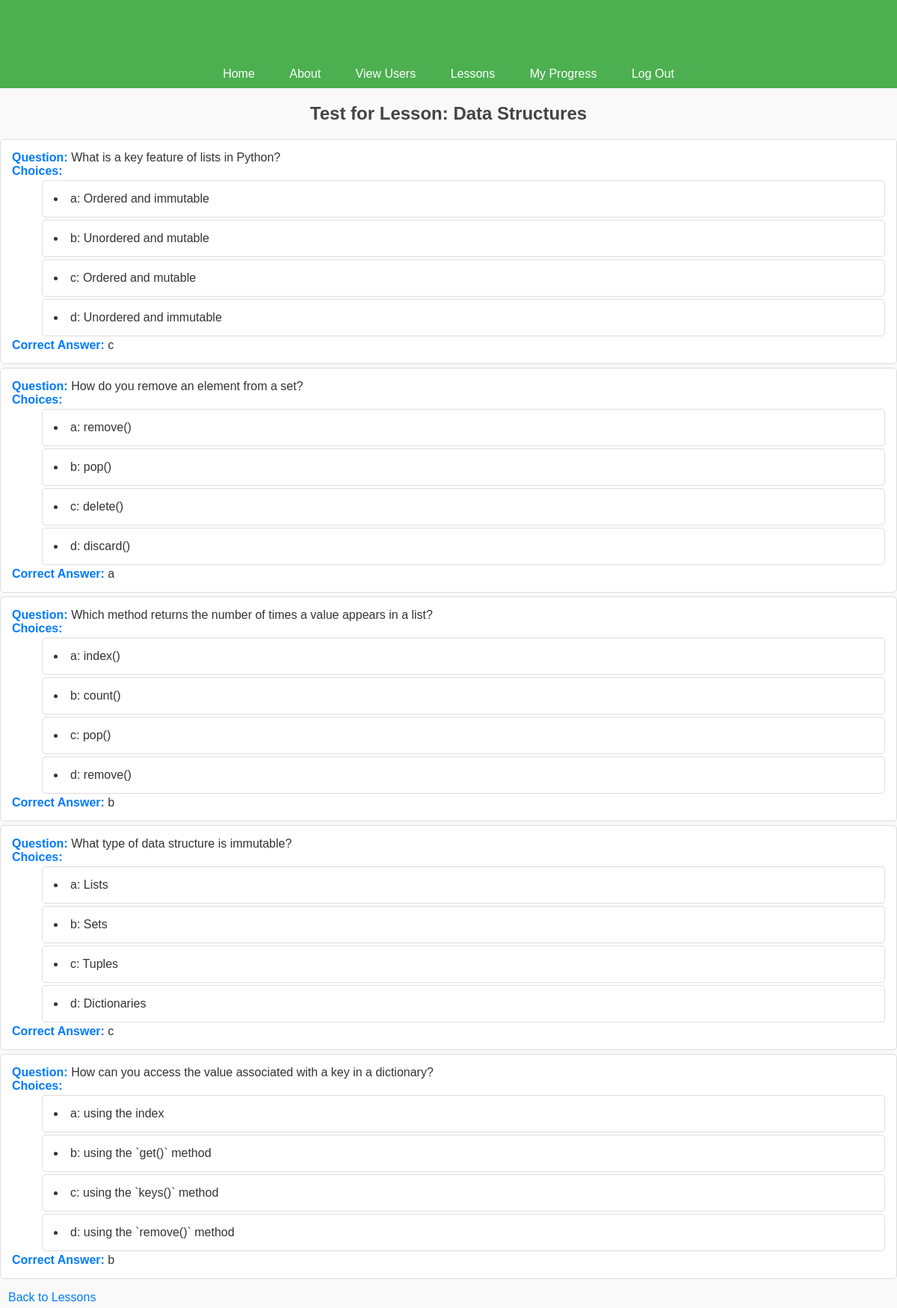
/lessons/view_lesson_test/4/ (signed in), run on the app's committed database.
### lessons/models.py (models this page shows, shortened)
class Lesson(models.Model):
    title = models.CharField(max_length=200)
    content = models.TextField()  # HTML or Markdown for lesson content
    order = models.IntegerField()  # Lesson order in the curriculum
    is_task_based = models.BooleanField(default=False)  # True for tasks, False for quizzes

class Quiz(models.Model):
    lesson = models.ForeignKey(Lesson, on_delete=models.CASCADE, related_name="quizzes")
    question = models.TextField()
    answer_choices = models.JSONField()  # Store multiple choices as JSON
    correct_answer = models.CharField(max_length=100)
    points = models.IntegerField(default=0)

### lessons/views.py (the view)
# urls.py: path('view_lesson_test/<int:lesson_id>/', views.view_lesson_test, name='view_lesson_test'),
@login_required
def view_lesson_test(request, lesson_id):
    lesson = get_object_or_404(Lesson, id=lesson_id)    # get specified lesson
    quizzes = lesson.quizzes.all()  # get all quizzes associated with that lesson
    return render(request, 'view_lesson_test.html', {'lesson': lesson, 'quizzes': quizzes}) # display lesson test

### lessons/templates/view_lesson_test.html
{% extends 'base.html' %}
{% block content %}
<head>
    {% load static %}
    <link rel="stylesheet" type="text/css" href="{% static 'styles/test_style.css' %}">
</head>
<h2>Test for Lesson: {{ lesson.title }}</h2>
<ul>
    {% for quiz in quizzes %}
    <li>
        <strong>Question:</strong> {{ quiz.question }}<br>
        <strong>Choices:</strong>
        <ul>
            {% for key, choice in quiz.answer_choices.items %}
            <li>{{ key }}: {{ choice }}</li>
            {% endfor %}
        </ul>
        <strong>Correct Answer:</strong> {{ quiz.correct_answer }}
    </li>
    {% empty %}
    <li>No test available for this lesson.</li>
    {% endfor %}
</ul>
<a href="{% url 'lessons:view_lessons' 1 lesson.id %}">Back to Lessons</a>
{% endblock %}

### static/css/styles.css (style rules this page uses)
body { font-family: Arial, sans-serif; margin: 20px; padding: 0; background-color: #f9f9f9; color: #333; }
h1, h2, h3 { color: #4CAF50; }
ul { list-style-type: none; padding: 0; }
ul li { margin: 5px 0; }
ul ul { list-style-type: disc; margin-left: 20px; padding-left: 20px; }
ul ul li { margin: 3px 0; list-style-position: inside; }

### lessons/templates/styles/test_style.css (style rules this page uses)
body { font-family: Arial, sans-serif; background-color: #f9f9f9; color: #333; margin: 0; padding: 0; }
h2 { color: #444; text-align: center; }
ul { list-style-type: none; padding: 0; }
li { background-color: #ffffff; border: 1px solid #ddd; margin-bottom: 10px; padding: 15px; border-radius: 5px; }
strong { color: #007BFF; }
a { text-decoration: none; color: #007BFF; border: 1px solid transparent; padding: 5px 10px; border-radius: 3px; transition: background-color 0.3s ease; }

### data on the page
Lesson: title "Data Structures"
Quiz: question "What is a key feature of lists in Python?", answer_choices "a" "b" "c" "d", answer_choices "Ordered and immutable" "Unordered and mutable" "Ordered and mutable" "Unordered and immutable", correct_answer "c"
Quiz: question "How do you remove an element from a set?", answer_choices "a" "b" "c" "d", answer_choices "remove()" "pop()" "delete()" "discard()", correct_answer "a"
Quiz: question "Which method returns the number of times a value appears in a list?", answer_choices "a" "b" "c" "d", answer_choices "index()" "count()" "pop()" "remove()", correct_answer "b"
Quiz: question "What type of data structure is immutable?", answer_choices "a" "b" "c" "d", answer_choices "Lists" "Sets" "Tuples" "Dictionaries", correct_answer "c"
Quiz: question "How can you access the value associated with a key in a dictionary?", answer_choices "a" "b" "c" "d", answer_choices "using the index" "using the `get()` method" "using the `keys()` method" "using the `remove()` method", correct_answer "b"
